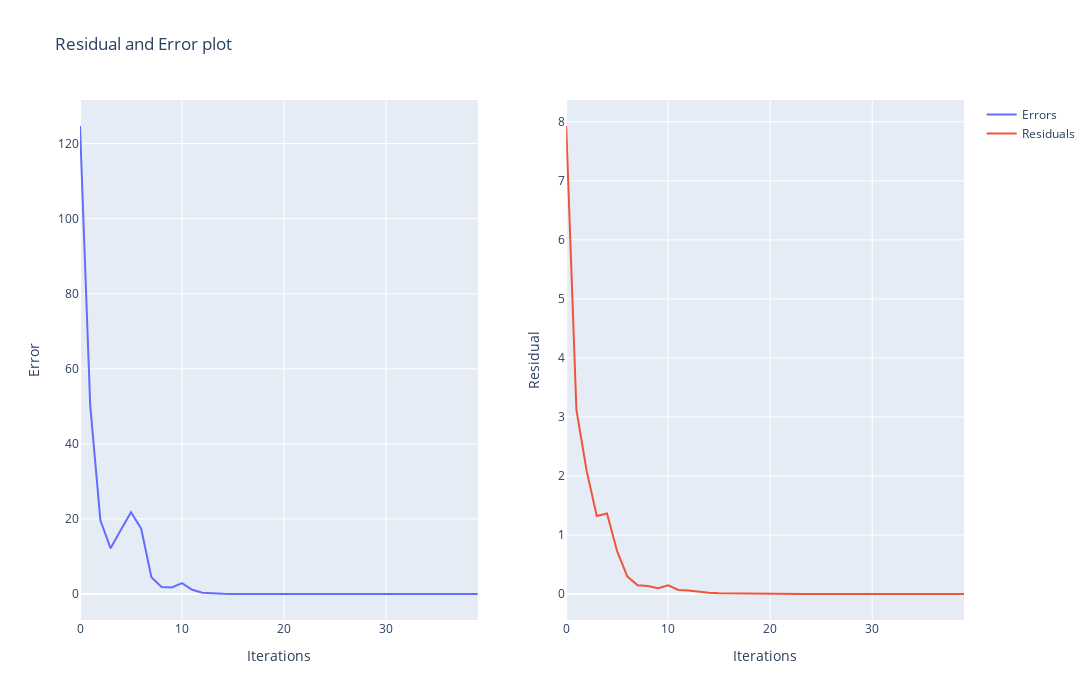

Source (notebook cell):
### Code cell
funcs = Funcs(M1)
# Initialize the CGD algorithm.
cgd = CGD(funcs.func_,funcs.func_grad_,funcs.exact_line_search,x0_m1, 1e-5, 1000, method='FR', verboose=True)

# Run the algorithm.
residual, errors, result = cgd.cgd()
fig = make_subplots(rows=1, cols=2,
    shared_xaxes=False)

fig.add_trace(
    go.Scatter(x=list(range(0,len(errors))), y=errors,name="Errors"),
    row=1, col=1
)

fig.add_trace(
    go.Scatter(x=list(range(0,len(residual))), y=residual,name="Residuals"),
    row=1, col=2
)
fig.update_xaxes(title_text="Iterations", row=1, col=1)
fig.update_yaxes(title_text="Error", row=1, col=1)
fig.update_xaxes(title_text="Iterations", row=1, col=2)
fig.update_yaxes(title_text="Residual", row=1, col=2)
fig.update_layout(height=700, width=1600,title_text="Residual and Error plot")
fig.show()

### Figure 1 — Plotly figure (JSON) as saved in the notebook; plotly's stock layout.template omitted (floating-point values rounded to 4 significant figures)
{"data": [{"name": "Errors", "type": "scatter", "x": [0, 1, 2, 3, 4, 5, 6, 7, 8, 9, 10, 11, 12, 13, 14, 15, 16, 17, 18, 19, 20, 21, 22, 23, 24, 25, 26, 27, 28, 29, 30, 31, 32, 33, 34, 35, 36, 37, 38, 39], "xaxis": "x", "y": [124.7, 50.32, 19.61, 12.18, 17.07, 21.76, 17.4, 4.447, 1.864, 1.763, 2.886, 1.123, 0.3172, 0.1355, 0.06188, 0.0159, 0.006254, 0.004133, 0.003658, 0.002725, 0.002756, 0.001575, 0.0007423, 0.0004328, 0.0002216, 0.0001176, 5.307e-05, 2.567e-05, 1.731e-05, 1.033e-05, 4.104e-06, 2.087e-06, 1.265e-06, 6.249e-07, 3.649e-07, 2.051e-07, 9.898e-08, 4.783e-08, 2.561e-08, 1.293e-08], "yaxis": "y"}, {"name": "Residuals", "type": "scatter", "x": [0, 1, 2, 3, 4, 5, 6, 7, 8, 9, 10, 11, 12, 13, 14, 15, 16, 17, 18, 19, 20, 21, 22, 23, 24, 25, 26, 27, 28, 29, 30, 31, 32, 33, 34, 35, 36, 37, 38, 39], "xaxis": "x2", "y": [7.928, 3.125, 2.089, 1.322, 1.363, 0.7208, 0.2953, 0.1469, 0.1367, 0.0998, 0.148, 0.06916, 0.05836, 0.0383, 0.02046, 0.0118, 0.00913, 0.00753, 0.005621, 0.005182, 0.003866, 0.002676, 0.002025, 0.001466, 0.00107, 0.0007484, 0.0004902, 0.0003792, 0.0003048, 0.0002016, 0.0001342, 0.0001033, 7.135e-05, 5.226e-05, 4.08e-05, 2.836e-05, 2.033e-05, 1.444e-05, 1.08e-05, 7.661e-06], "yaxis": "y2"}], "layout": {"height": 700, "title": {"text": "Residual and Error plot"}, "width": 1600, "xaxis": {"anchor": "y", "autorange": true, "domain": [0, 0.45], "range": [0, 39], "title": {"text": "Iterations"}, "type": "linear"}, "xaxis2": {"anchor": "y2", "autorange": true, "domain": [0.55, 1], "range": [0, 39], "title": {"text": "Iterations"}, "type": "linear"}, "yaxis": {"anchor": "x", "autorange": true, "domain": [0, 1], "range": [-6.926, 131.6], "title": {"text": "Error"}, "type": "linear"}, "yaxis2": {"anchor": "x2", "autorange": true, "domain": [0, 1], "range": [-0.4405, 8.369], "title": {"text": "Residual"}, "type": "linear"}}}
